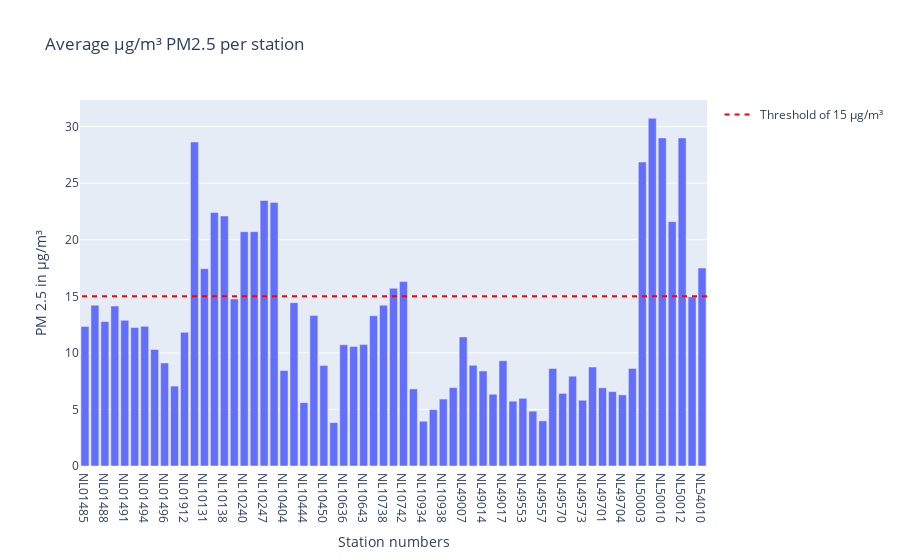

The cell this chart's notebook holds for it:
### Code cell
bar_pm25 = px.bar(meanlocation_PM25, x='station_number' , y= 'value', title='Average µg/m³ PM2.5 per station')
bar_pm25.update_layout(yaxis_title='PM 2.5 in µg/m³', xaxis_title= "Station numbers", barmode='group') 
#bar.add_shape(type='line', y0=40, y1=40, xref='paper', x0=0, x1=1, line_color='red')
bar_pm25.add_shape(
    legendrank=1,
    showlegend=True,
    type="line",
    xref="paper",
    line=dict(dash="5px", color='red'),
    x0=1,
    x1=0,
    y0=15,
    y1=15,
    name='Threshold of 15 µg/m³'
)

bar_pm25.show()

### Figure 1 — Plotly figure (JSON) as saved in the notebook; plotly's stock layout.template omitted (floating-point values rounded to 4 significant figures)
{"data": [{"alignmentgroup": "True", "hovertemplate": "station_number=%{x}<br>value=%{y}<extra></extra>", "legendgroup": "", "marker": {"color": "#636efa", "pattern": {"shape": ""}}, "name": "", "offsetgroup": "", "orientation": "v", "showlegend": false, "textposition": "auto", "type": "bar", "x": ["NL01485", "NL01487", "NL01488", "NL01489", "NL01491", "NL01493", "NL01494", "NL01495", "NL01496", "NL01497", "NL01912", "NL01913", "NL10131", "NL10136", "NL10138", "NL10230", "NL10240", "NL10241", "NL10247", "NL10248", "NL10404", "NL10418", "NL10444", "NL10449", "NL10450", "NL10538", "NL10636", "NL10641", "NL10643", "NL10644", "NL10738", "NL10741", "NL10742", "NL10821", "NL10934", "NL10937", "NL10938", "NL49003", "NL49007", "NL49012", "NL49014", "NL49016", "NL49017", "NL49551", "NL49553", "NL49556", "NL49557", "NL49561", "NL49570", "NL49572", "NL49573", "NL49680", "NL49701", "NL49703", "NL49704", "NL49980", "NL50003", "NL50007", "NL50010", "NL50011", "NL50012", "NL54004", "NL54010"], "xaxis": "x", "y": [12.34, 14.21, 12.76, 14.14, 12.88, 12.24, 12.34, 10.29, 9.106, 7.062, 11.82, 28.64, 17.44, 22.41, 22.11, 14.77, 20.71, 20.72, 23.47, 23.3, 8.438, 14.44, 5.603, 13.29, 8.876, 3.835, 10.71, 10.56, 10.73, 13.28, 14.21, 15.71, 16.3, 6.814, 3.956, 4.982, 5.917, 6.929, 11.41, 8.9, 8.4, 6.344, 9.3, 5.729, 5.982, 4.844, 3.987, 8.619, 6.419, 7.944, 5.812, 8.75, 6.912, 6.575, 6.287, 8.625, 26.87, 30.73, 29, 21.6, 29, 14.95, 17.5], "yaxis": "y"}], "layout": {"barmode": "group", "legend": {"tracegroupgap": 0}, "shapes": [{"legendrank": 1, "line": {"color": "red", "dash": "5px"}, "name": "Threshold of 15 µg/m³", "showlegend": true, "type": "line", "x0": 1, "x1": 0, "xref": "paper", "y0": 15, "y1": 15}], "title": {"text": "Average µg/m³ PM2.5 per station"}, "xaxis": {"anchor": "y", "domain": [0, 1], "title": {"text": "Station numbers"}}, "yaxis": {"anchor": "x", "domain": [0, 1], "title": {"text": "PM 2.5 in µg/m³"}}}}
